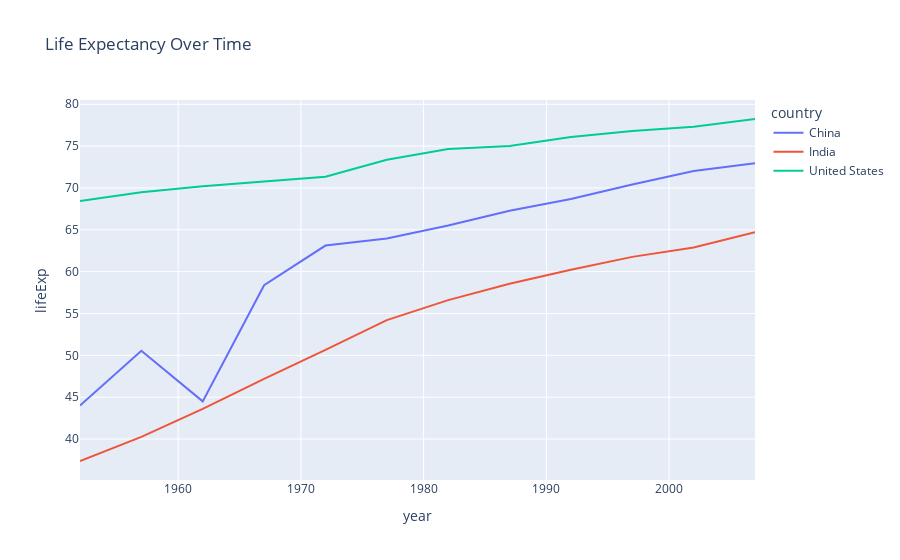

Notebook cell for this chart:
### Markdown cell above
## Insight 2: Life Expectancy Over Time

### Code cell
# Grouping the data by country and year, calculate the average life expectancy
life_expectancy_df = df.groupby(['country', 'year'])['lifeExp'].mean().reset_index()

# Creating a line plot for life expectancy over time for selected countries
countries = ['United States', 'China', 'India']  # Modifying the list of countries as per your preference
filtered_df = life_expectancy_df[life_expectancy_df['country'].isin(countries)]

fig = px.line(filtered_df, x='year', y='lifeExp', color='country', title='Life Expectancy Over Time')
fig.show()

### Figure 1 — Plotly figure (JSON) as saved in the notebook; plotly's stock layout.template omitted (floating-point values rounded to 4 significant figures)
{"data": [{"hovertemplate": "country=China<br>year=%{x}<br>lifeExp=%{y}<extra></extra>", "legendgroup": "China", "line": {"color": "#636efa", "dash": "solid"}, "marker": {"symbol": "circle"}, "mode": "lines", "name": "China", "orientation": "v", "showlegend": true, "type": "scatter", "x": [1952, 1957, 1962, 1967, 1972, 1977, 1982, 1987, 1992, 1997, 2002, 2007], "xaxis": "x", "y": [44, 50.55, 44.5, 58.38, 63.12, 63.97, 65.53, 67.27, 68.69, 70.43, 72.03, 72.96], "yaxis": "y"}, {"hovertemplate": "country=India<br>year=%{x}<br>lifeExp=%{y}<extra></extra>", "legendgroup": "India", "line": {"color": "#EF553B", "dash": "solid"}, "marker": {"symbol": "circle"}, "mode": "lines", "name": "India", "orientation": "v", "showlegend": true, "type": "scatter", "x": [1952, 1957, 1962, 1967, 1972, 1977, 1982, 1987, 1992, 1997, 2002, 2007], "xaxis": "x", "y": [37.37, 40.25, 43.6, 47.19, 50.65, 54.21, 56.6, 58.55, 60.22, 61.77, 62.88, 64.7], "yaxis": "y"}, {"hovertemplate": "country=United States<br>year=%{x}<br>lifeExp=%{y}<extra></extra>", "legendgroup": "United States", "line": {"color": "#00cc96", "dash": "solid"}, "marker": {"symbol": "circle"}, "mode": "lines", "name": "United States", "orientation": "v", "showlegend": true, "type": "scatter", "x": [1952, 1957, 1962, 1967, 1972, 1977, 1982, 1987, 1992, 1997, 2002, 2007], "xaxis": "x", "y": [68.44, 69.49, 70.21, 70.76, 71.34, 73.38, 74.65, 75.02, 76.09, 76.81, 77.31, 78.24], "yaxis": "y"}], "layout": {"legend": {"title": {"text": "country"}, "tracegroupgap": 0}, "title": {"text": "Life Expectancy Over Time"}, "xaxis": {"anchor": "y", "domain": [0, 1], "title": {"text": "year"}}, "yaxis": {"anchor": "x", "domain": [0, 1], "title": {"text": "lifeExp"}}}}
